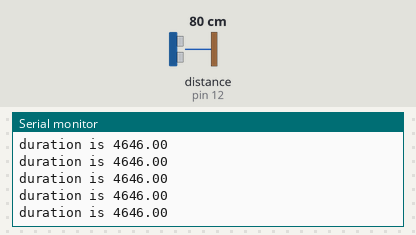
The sketch below on a simulated Arduino Uno, built with avr-gcc and run on an emulated ATmega328P. On the bench: the last lines printed to the serial monitor. Wiring (inferred from the names in the program): ultrasonic range finder: trigger pin 9; echo pin 12. The inputs (shaded band) are chosen by the test bench; at power-on: distance to the obstacle (sensor on pin 12) 80 cm. The echo pulse lasts 58.3 µs per cm.

Above: at 1.2 s.
1.3 s: distance to the obstacle (sensor on pin 12) set to 2 cm
At 1.38 s:
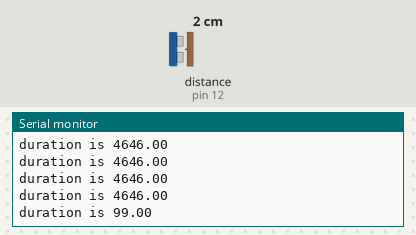
2.8 s: distance to the obstacle (sensor on pin 12) set to 250 cm
At 2.9 s:
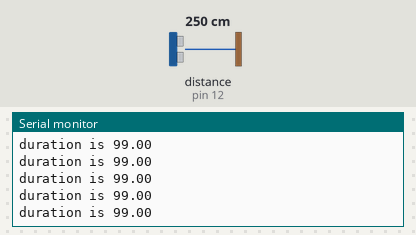
5.8 s: distance to the obstacle (sensor on pin 12) set to 35 cm
At 5.8 s:
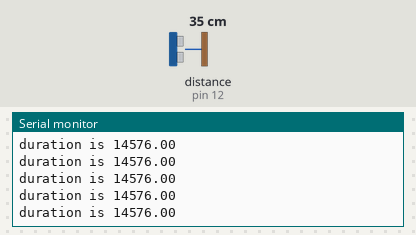
8.8 s: distance to the obstacle (sensor on pin 12) set to 250 cm
At 8.9 s:
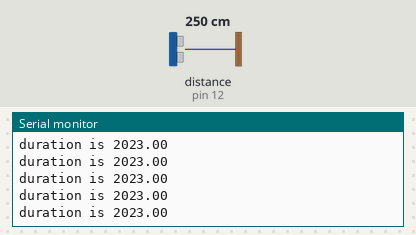
Timing chart, 0 to 11.8 s (numbered marks = the images above; inputs shaded):
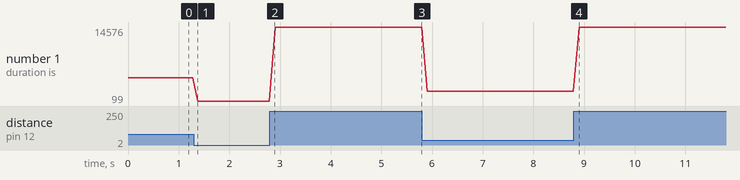

The sketch:

UltraSonicSensor_TEST.ino
```cpp
int TRIGGER_PIN1 = 9;
int ECHO_PIN1 = 12;


double duration1;
double distance1;


void setup() {
  pinMode(ECHO_PIN1, INPUT);
  pinMode(TRIGGER_PIN1, OUTPUT);
  Serial.begin(9600);
}

void loop() {

  digitalWrite(TRIGGER_PIN1, LOW);
  delayMicroseconds(5);

  digitalWrite(TRIGGER_PIN1, HIGH);
  delayMicroseconds(15);
  digitalWrite(TRIGGER_PIN1, LOW);

  duration1 = pulseIn(ECHO_PIN1, HIGH);

  Serial.print("duration is ");
  Serial.println(duration1);

  delay(100);

//  distance1 = duration1*0.034/2;
//
//  Serial.println("Distance1"); Serial.print(distance1);

}
```

Measured:
- after the input at 1.3 s, the serial monitor: prints a new line after 0.08 s (image 1)
- plotted number 1: 4646 → 99 after the input at 1.3 s, 99 → 14576 after the input at 2.8 s, 14576 → 2023 after the input at 5.8 s, 2023 → 14576 after the input at 8.8 s
